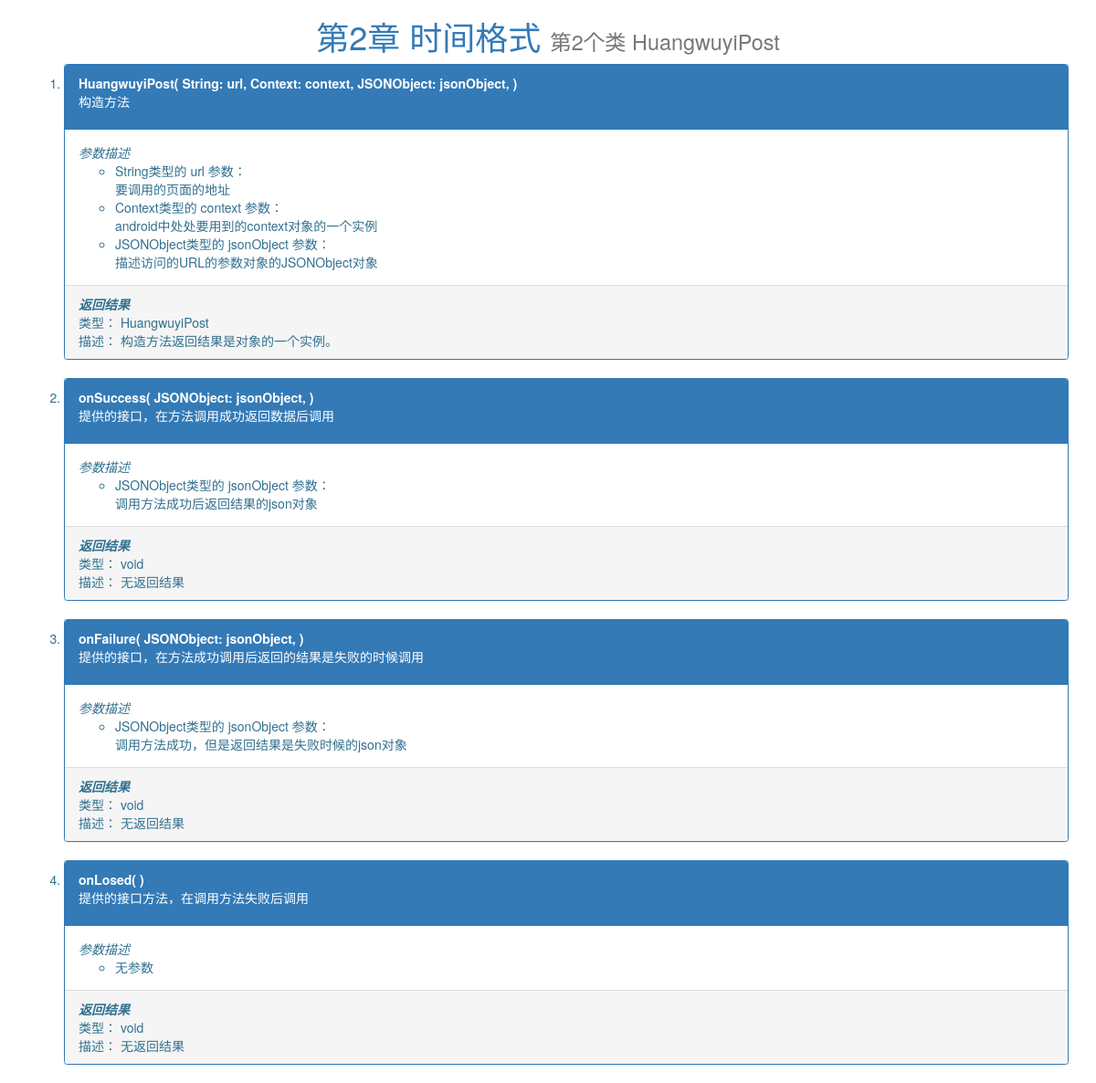
The page /androidUtil/chapter/2/2/ on the database its author committed.
### helloAndroidUtil/models.py (models this page shows, shortened)
class Chapter(models.Model):
    chapter_name = models.CharField(max_length=200)
    chapter_lsno = models.IntegerField()
    chapter_descripe = models.TextField()

class ChapterItem(models.Model):
    item_name = models.CharField(max_length=200)
    item_descripe = models.TextField()
    item_lsno = models.IntegerField()
    chapter = models.ForeignKey(Chapter, on_delete=models.CASCADE)

class ItemMethod(models.Model):
    method_name = models.CharField(max_length=200)
    method_descripe = models.TextField()
    method_lsno = models.IntegerField()
    method_type = models.CharField(max_length=50)
    chapter_item = models.ForeignKey(ChapterItem, on_delete=models.CASCADE)

class MethodParameter(models.Model):
    parameter_lsno = models.IntegerField()
    parameter_type = models.CharField(max_length=200)
    parameter_name = models.CharField(max_length=200)
    parameter_descripe = models.TextField()
    itemMethod = models.ForeignKey(ItemMethod, on_delete=models.CASCADE)

class MethodResult(models.Model):
    result_lsno = models.IntegerField()
    result_type = models.CharField(max_length=200)
    result_descripe = models.TextField()
    item_method = models.ForeignKey(ItemMethod, on_delete=models.CASCADE)

### helloAndroidUtil/views.py (the view)
# urls.py: path("chapter/<int:chapter_lsno>/<int:item_lsno>/", views.chapter_item_method),
def chapter_item_method(request, chapter_lsno, item_lsno):
    chapter = Chapter.objects.get(chapter_lsno=chapter_lsno)
    chapter_item = ChapterItem.objects.get(id=item_lsno)
    item_method_list = ItemMethod.objects.filter(chapter_item=chapter_item)
    for item_method in item_method_list:
        item_method.parameters = MethodParameter.objects.filter(itemMethod_id=item_method.id)
        try:
            item_method.method_result = MethodResult.objects.get(item_method_id=item_method.id)
        except:
            item_method.method_result = {"result_type": "尚未维护", "result_descripe": "尚未维护"}
    return render(request, "helloAndroidUtil/chapter_item_detail.html", {"chapter_item": chapter_item, \
                                                                         "item_method_list": item_method_list, \
                                                                         "chapter": chapter})

### helloAndroidUtil/templates/helloAndroidUtil/chapter_item_detail.html (shortened to what this page needs)
<!DOCTYPE html>
<html lang="en">
<head>
    {% load static %}
    <link rel="stylesheet" type="text/css" href="{% static 'helloAndroidUtil/bootstrap.css' %}">
</head>
<body>
<div class="container">
    <div class="jumbotorn">
        {% if chapter %}
        <h1 class="text-center"><a href="/androidUtil/chapter/{{chapter.chapter_lsno}}">第{{ chapter.chapter_lsno }}章
            {{ chapter.chapter_name}}</a>
            {% endif %}
            {% if chapter_item %}
            <small>第{{ chapter_item.item_lsno }}个类 {{ chapter_item.item_name }}</small>
            {% endif %}
        </h1>
    </div>
    <ol>
        {% if item_method_list %}
        {% for item_method in item_method_list %}
        <li class="text-info bg-info">
            <div class="panel panel-primary">
                <div class="panel-heading">
                    <strong>{{ item_method.method_name }}(
                        {% for parameter in item_method.parameters %}
                        {{ parameter.parameter_type }}: {{ parameter.parameter_name}},
                        {% endfor %}
                        )</strong>
                    <p> {{ item_method.method_descripe }} </p>
                </div>
                <div class="panel-body">
                    <div class=""><em class="">参数描述</em></div>
                    <ul class="">
                        {% if item_method.parameters %}
                        {% for parameter in item_method.parameters %}
                        <li>
                            {{ parameter.parameter_type }}类型的 {{ parameter.parameter_name}} 参数：<br/>
                            {{ parameter.parameter_descripe }}
                        </li>
                        {% endfor %}
                        {% else %}
                        <li>无参数</li>
                        {% endif %}
                    </ul>
                </div>
                <div class="panel-footer bg-info">
                    <div class=""><em class=""><strong>返回结果</strong></em></div>
                    {% if item_method.method_result %}
                    <div class=" text-header">
                        类型： {{ item_method.method_result.result_type }}
                    </div>
                    <div class=" ">
                        描述： {{ item_method.method_result.result_descripe }}
                    </div>
                    {% endif %}
                </div>
            </div>
        </li>
        {% endfor %}
        {% endif %}
    </ol>
</div>
</body>
</html>

### rows shown on the page
Chapter: chapter_lsno "2", chapter_name "时间格式"
ChapterItem: item_lsno "2", item_name "HuangwuyiPost"
ItemMethod: method_name "HuangwuyiPost", method_descripe "构造方法", method_result.result_type "HuangwuyiPost", method_result.result_descripe "构造方法返回结果是对象的一个实例。"
MethodParameter: parameter_type "String", parameter_name "url", parameter_descripe "要调用的页面的地址"
MethodParameter: parameter_type "Context", parameter_name "context", parameter_descripe "android中处处要用到的context对象的一个实例"
MethodParameter: parameter_type "JSONObject", parameter_name "jsonObject", parameter_descripe "描述访问的URL的参数对象的JSONObject对象"
ItemMethod: method_name "onSuccess", method_descripe "提供的接口，在方法调用成功返回数据后调用", method_result.result_type "void", method_result.result_descripe "无返回结果"
MethodParameter: parameter_type "JSONObject", parameter_name "jsonObject", parameter_descripe "调用方法成功后返回结果的json对象"
ItemMethod: method_name "onFailure", method_descripe "提供的接口，在方法成功调用后返回的结果是失败的时候调用", method_result.result_type "void", method_result.result_descripe "无返回结果"
MethodParameter: parameter_type "JSONObject", parameter_name "jsonObject", parameter_descripe "调用方法成功，但是返回结果是失败时候的json对象"
ItemMethod: method_name "onLosed", method_descripe "提供的接口方法，在调用方法失败后调用", shows "无参数", method_result.result_type "void", method_result.result_descripe "无返回结果"
